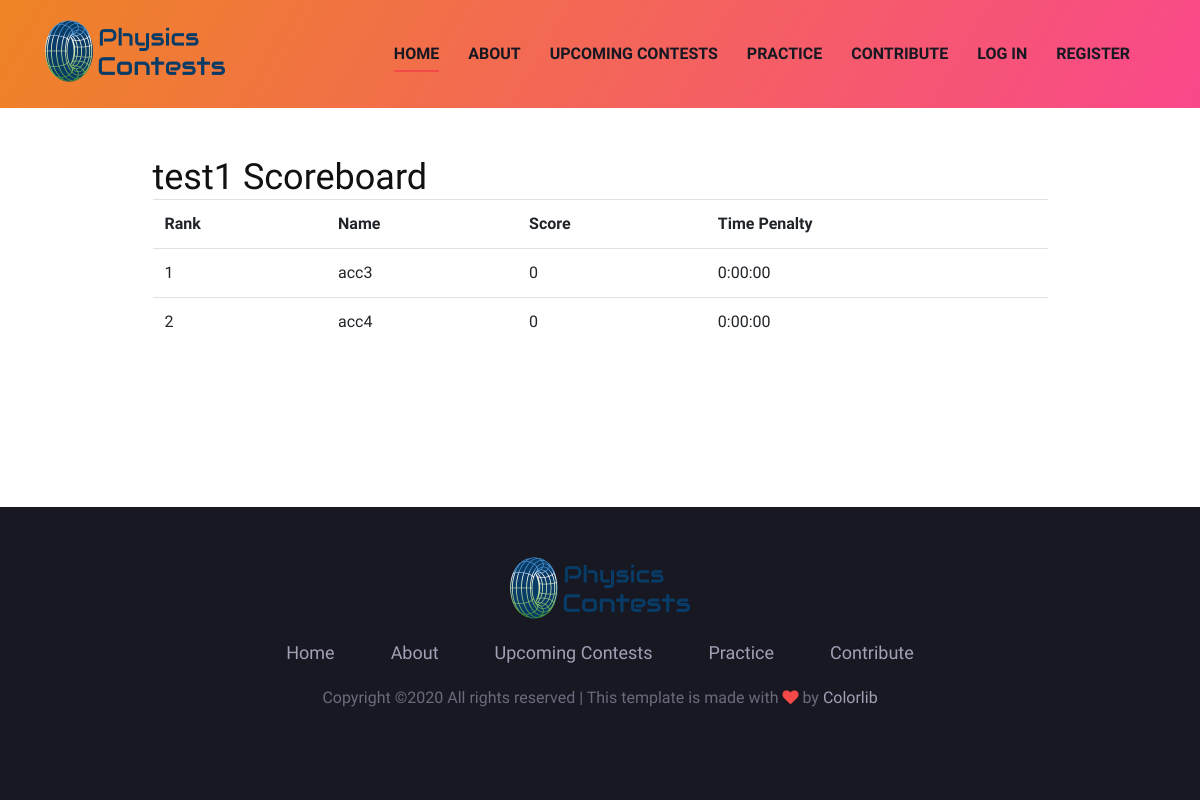
The page /contests/scoreboard/2 on the database its author committed.
### physicscontests/models.py (models this page shows, shortened)
class Contest(db.Model):
	id = db.Column(db.Integer,primary_key=True)
	name = db.Column(db.String(40), unique=True, nullable=False, default=f"Physicscontest #{id}")
	description = db.Column(db.Text)
	start = db.Column(db.DateTime, nullable=False)
	end = db.Column(db.DateTime, nullable=False)
	tasks = db.relationship('Task', backref='contest')
	creator_id = db.Column(db.Integer, db.ForeignKey('user.id'))

class User(UserMixin, db.Model):
	id = db.Column(db.Integer,primary_key=True)
	username = db.Column(db.String(20), unique=True, nullable=False)
	email = db.Column(db.String(120), unique=True, nullable=False)
	image_file = db.Column(db.String(200), nullable=False, default="default.jpg")
	password = db.Column(db.String(60), nullable=False)
	contests_created = db.relationship('Contest', backref='creator')
	created = db.relationship('Task', backref='author')
	solved = db.relationship('Solved_by', back_populates="solved_by_users")
	participated_in = db.relationship('Contest', secondary=participation, backref=db.backref("participants", lazy="dynamic"))
	placements = db.relationship('Contest', secondary=placement, backref=db.backref("standings", lazy="dynamic"))

### physicscontests/routes.py (the view)
@app.route("/contests/scoreboard/<int:contestID>")
def contest_scoreboard(contestID):#inefficient, must be changed if there are many participants in one contest
	contest = Contest.query.filter_by(id=contestID).first()
	task_ids = [task.id for task in contest.tasks]
	scores = []
	all_solves = []
	participants = User.query.filter(User.participated_in.any(Contest.id == contest.id)).all()
	for participant in participants:
		contest_tasks_solved = []
		solves = Solved_by.query.filter_by(solved_by_users=participant).all()
		all_solves.append(solves)
		for i in range(len(solves)):
			task = solves[i].solved
			if task.id in task_ids and solves[i].timestamp < contest.end:
				contest_tasks_solved.append((task,solves[i].timestamp))
		score = 0
		latest_answer = timedelta(0)
		for task,time in contest_tasks_solved:
			score += task.difficulty
			latest_answer = max(latest_answer, time - contest.start)
		scores.append((score, latest_answer, participant.username))
	scores.sort(key=lambda k: (-k[0], k[1]))
	rank = 1
	scoreboard = []
	for i, score_user in enumerate(scores):
		scoreboard.append((rank, score_user[2], score_user[0], score_user[1]))
		rank += 1
	return render_template("scoreboard.html", contest=contest, scoreboard=scoreboard, all_solves=all_solves)

### physicscontests/__init__.py (called while the page is built)
def get_important_announcements():#should only be triggered once if there is something important
	announcements = []
	return announcements

def get_running_contests():
	contests_running = Contest.query.filter(Contest.start <= datetime.utcnow()).filter(Contest.end > datetime.utcnow()).all()
	return contests_running

def get_finished_contests():
	contests_finished = Contest.query.filter(Contest.end <= datetime.utcnow()).filter(Contest.end > datetime.utcnow() - timedelta(hours=1)).all()
	return contests_finished

### physicscontests/models.py (called while the page is built)
	def __repr__(self):
		return f"<Solved_by('{self.user_id}', '{self.task_id}', '{self.timestamp})'>"

### physicscontests/templates/scoreboard.html
{% extends 'base.html' %}
{% block body %}
<div class="container mt-5 mb-5">
	<div class="col-lg-10 center-form">
		<h2>{{ contest.name }} Scoreboard</h2>
		<table class="table">
			<tr>
				<th scope="col">Rank</th>
				<th scope="col">Name</th>
				<th scope="col">Score</th>
				<th scope="col">Time Penalty</th>
			</tr>
			{% for row in scoreboard %}
				<tr>
					<td>{{ row[0] }}</td>
					<td>{{ row[1] }}</td>
					<td>{{ row[2] }}</td>
					<td>{{ row[3] }}</td>
				</tr>
			{% endfor %}
		</table>
	</div>
</div>
{% endblock %}

### physicscontests/static/css/style.css (style rules this page uses)
.center-form { margin-left: auto; margin-right: auto; }
html, body { height:100%; margin:0; }
body { display:flex; flex-direction:column; }
html, body { height: 100%; font-family: "Work Sans", sans-serif; -webkit-font-smoothing: antialiased; font-smoothing: antialiased; }
h1, h2, h3, h4, h5, h6 { margin: 0; color: #111111; font-weight: 400; font-family: "Work Sans", sans-serif; }
h2 { font-size: 36px; }

### rows shown on the page
Contest: name "test1"
User: row "1", username "acc3", row "0", row "0:00:00"
User: row "2", username "acc4", row "0", row "0:00:00"
